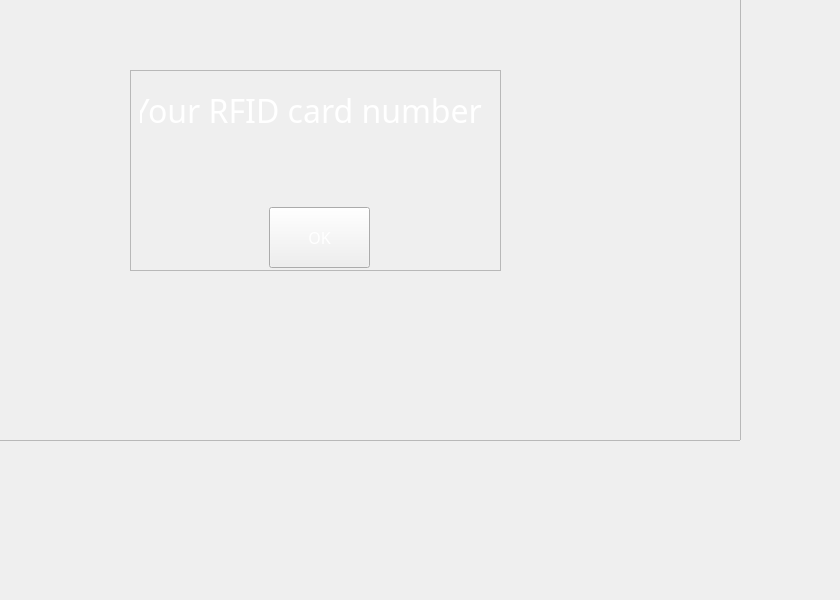
     <widget class="QWidget" name="uniqueshow">
      <widget class="QFrame" name="frame_13">
       <property name="geometry">
        <rect>
         <x>130</x>
         <y>70</y>
         <width>371</width>
         <height>201</height>
        </rect>
       </property>
       <property name="frameShape">
        <enum>QFrame::StyledPanel</enum>
       </property>
       <property name="frameShadow">
        <enum>QFrame::Raised</enum>
       </property>
       <widget class="QLabel" name="label_15">
        <property name="geometry">
         <rect>
          <x>10</x>
          <y>20</y>
          <width>342</width>
          <height>41</height>
         </rect>
        </property>
        <property name="sizePolicy">
         <sizepolicy hsizetype="Expanding" vsizetype="Preferred">
          <horstretch>0</horstretch>
          <verstretch>0</verstretch>
         </sizepolicy>
        </property>
        <property name="font">
         <font>
          <family>Microsoft JhengHei UI Light</family>
          <pointsize>24</pointsize>
         </font>
        </property>
        <property name="styleSheet">
         <string notr="true">color: rgb(255, 255, 255);</string>
        </property>
        <property name="text">
         <string>Your RFID card number:</string>
        </property>
        <property name="alignment">
         <set>Qt::AlignCenter</set>
        </property>
       </widget>
       <widget class="QPushButton" name="okID">
        <property name="geometry">
         <rect>
          <x>139</x>
          <y>137</y>
          <width>101</width>
          <height>61</height>
         </rect>
        </property>
        <property name="sizePolicy">
         <sizepolicy hsizetype="Expanding" vsizetype="Expanding">
          <horstretch>0</horstretch>
          <verstretch>0</verstretch>
         </sizepolicy>
        </property>
        <property name="font">
         <font>
          <family>Microsoft JhengHei UI Light</family>
          <pointsize>12</pointsize>
         </font>
        </property>
        <property name="toolTipDuration">
         <number>-4</number>
        </property>
        <property name="layoutDirection">
         <enum>Qt::LeftToRight</enum>
        </property>
        <property name="styleSheet">
         <string notr="true">color: rgb(255, 255, 255);
border-image: url(:/icons/the-button-859346_640.png);</string>
        </property>
        <property name="text">
         <string>OK</string>
        </property>
        <property name="icon">
         <iconset theme="CLOSE">
          <normaloff>.</normaloff>.</iconset>
        </property>
        <property name="autoDefault">
         <bool>false</bool>
        </property>
        <property name="default">
         <bool>false</bool>
        </property>
        <property name="flat">
         <bool>false</bool>
        </property>
       </widget>
       <widget class="QLabel" name="cardUID">
        <property name="geometry">
         <rect>
          <x>19</x>
          <y>57</y>
          <width>331</width>
          <height>58</height>
         </rect>
        </property>
        <property name="sizePolicy">
         <sizepolicy hsizetype="Expanding" vsizetype="Preferred">
          <horstretch>0</horstretch>
          <verstretch>0</verstretch>
         </sizepolicy>
        </property>
        <property name="font">
         <font>
          <pointsize>36</pointsize>
          <weight>75</weight>
          <bold>true</bold>
         </font>
        </property>
        <property name="styleSheet">
         <string notr="true">border-image: url(:/icons/gray transparent.png);</string>
        </property>
        <property name="text">
         <string/>
        </property>
        <property name="alignment">
         <set>Qt::AlignCenter</set>
        </property>
       </widget>
      </widget>
      <widget class="QFrame" name="frame_41">
       <property name="geometry">
        <rect>
         <x>-90</x>
         <y>-150</y>
         <width>831</width>
         <height>591</height>
        </rect>
       </property>
       <property name="styleSheet">
        <string notr="true">border-image: url(:/icons/84239945.jpg);</string>
       </property>
       <property name="frameShape">
        <enum>QFrame::StyledPanel</enum>
       </property>
       <property name="frameShadow">
        <enum>QFrame::Raised</enum>
       </property>
      </widget>
      <zorder>frame_41</zorder>
      <zorder>frame_13</zorder>
     </widget>
